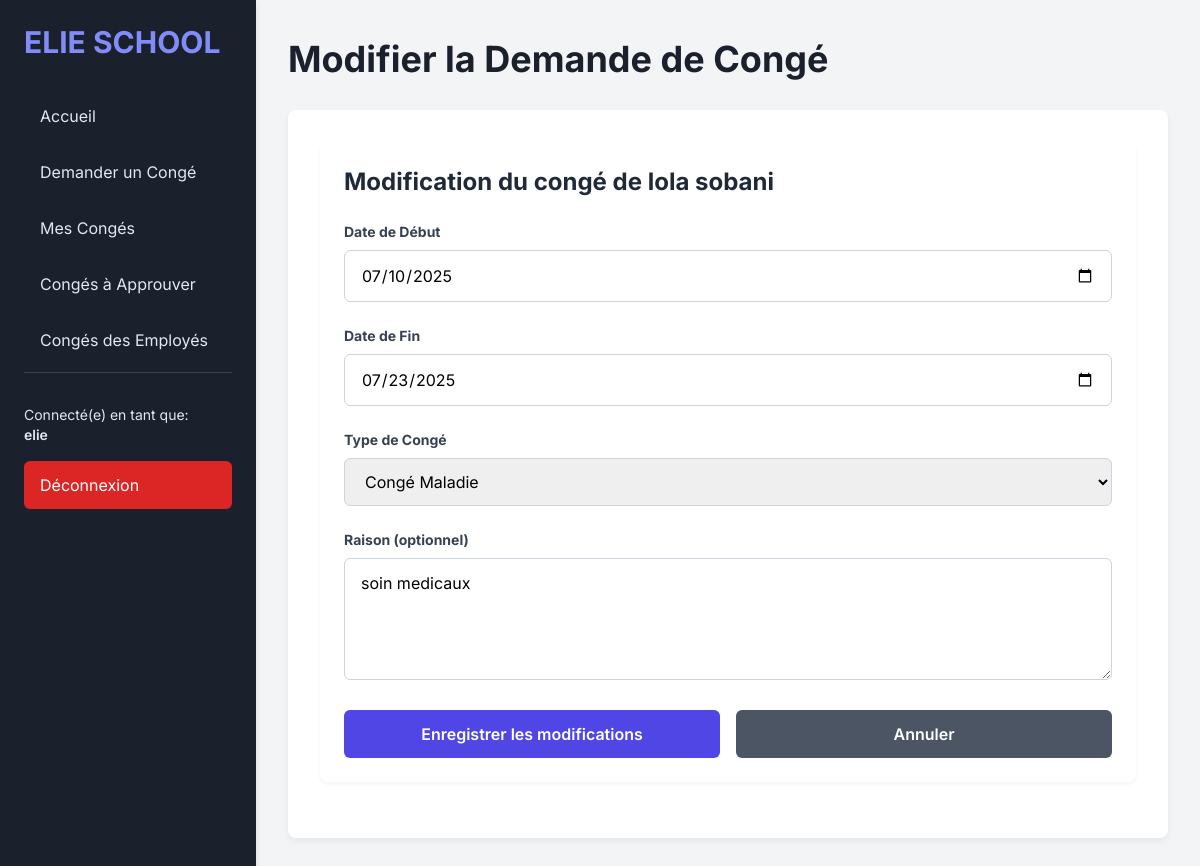
The page /leave/6/edit/ (signed in) on the database its author committed.
### leave_app/models.py (models this page shows, shortened)
class Leave(models.Model):
    LEAVE_TYPES = (
        ('VACATION', 'Congé Payé / Vacances'),
        ('SICK', 'Congé Maladie'),
        ('PERSONAL', 'Congé Personnel'),
        ('FAMILY', 'Congé Familial'),
        ('UNPAID', 'Congé Sans Solde'),
    )
    LEAVE_STATUSES = (
        ('PENDING', 'En attente'),
        ('APPROVED', 'Approuvé'),
        ('REJECTED', 'Rejeté'),
        ('CANCELLED', 'Annulé'),
    )
    employee = models.ForeignKey(Employee, on_delete=models.CASCADE, related_name='leaves', verbose_name="Employé")
    start_date = models.DateField(verbose_name="Date de Début")
    end_date = models.DateField(verbose_name="Date de Fin")
    leave_type = models.CharField(max_length=20, choices=LEAVE_TYPES, default='VACATION', verbose_name="Type de Congé")
    reason = models.TextField(blank=True, null=True, verbose_name="Raison")
    status = models.CharField(max_length=20, choices=LEAVE_STATUSES, default='PENDING', verbose_name="Statut")
    requested_at = models.DateTimeField(auto_now_add=True, verbose_name="Demandé le")
    approved_rejected_at = models.DateTimeField(blank=True, null=True, verbose_name="Approuvé/Rejeté le")
    approved_by = models.ForeignKey(User, on_delete=models.SET_NULL, null=True, blank=True, related_name='approved_leaves', verbose_name="Approuvé par")
    manager_comments = models.TextField(blank=True, null=True, verbose_name="Commentaires du Responsable")
    class Meta:
        verbose_name = "Demande de Congé"
        verbose_name_plural = "Demandes de Congé"
        ordering = ['-requested_at'] # Tri par défaut (les plus récents en premier)

class Employee(models.Model):
    user = models.OneToOneField(User, on_delete=models.CASCADE, verbose_name="Utilisateur")
    first_name = models.CharField(max_length=100, verbose_name="Prénom")
    last_name = models.CharField(max_length=100, verbose_name="Nom")
    employee_id = models.CharField(max_length=50, unique=True, verbose_name="ID Employé")
    email = models.EmailField(unique=True, verbose_name="Email")
    phone_number = models.CharField(max_length=20, blank=True, null=True, verbose_name="Numéro de Téléphone")
    date_of_hire = models.DateField(verbose_name="Date d'Embauche")
    position = models.CharField(max_length=100, verbose_name="Poste")
    department = models.CharField(max_length=100, verbose_name="Département")
    leave_balance = models.IntegerField(default=20, verbose_name="Solde de Congés")
    is_manager = models.BooleanField(default=False, verbose_name="Est Responsable") # <-- Nouveau champ
    class Meta:
        verbose_name = "Employé"
        verbose_name_plural = "Employés"
        ordering = ['last_name', 'first_name']

### leave_app/views.py (the view)
# urls.py: path('leave/<int:pk>/edit/', views.edit_leave_view, name='edit_leave'),
@login_required
@user_passes_test(is_manager_check, login_url='home')
def edit_leave_view(request, pk):
    leave = get_object_or_404(Leave, pk=pk)
    if request.method == 'POST':
        form = LeaveRequestForm(request.POST, instance=leave) # Pré-remplit le formulaire avec l'instance existante
        if form.is_valid():
            form.save() # Sauvegarde les modifications
            messages.success(request, "Le congé a été modifié avec succès.")
            return redirect('all_employees_leaves') # Redirige vers la liste de tous les congés
        else:
            messages.error(request, "Veuillez corriger les erreurs dans le formulaire.")
    else:
        form = LeaveRequestForm(instance=leave) # Affiche le formulaire pré-rempli
    context = {
        'form': form,
        'leave': leave, # Passe l'objet congé au template pour afficher les détails
    }
    return render(request, 'leave_app/edit_leave.html', context)

### leave_app/forms.py (shortened to what this page needs)
class LeaveRequestForm(forms.ModelForm):
    class Meta:
        model = Leave # Ce formulaire est basé sur le modèle Leave
        fields = ['start_date', 'end_date', 'leave_type', 'reason'] # Champs que l'utilisateur peut remplir
        widgets = {
            'start_date': forms.DateInput(attrs={'type': 'date', 'class': 'form-input'}),
            'end_date': forms.DateInput(attrs={'type': 'date', 'class': 'form-input'}),
            'leave_type': forms.Select(attrs={'class': 'form-input'}),
            'reason': forms.Textarea(attrs={'class': 'form-input', 'rows': 4}),
        }
        labels = {
            'start_date': "Date de Début",
            'end_date': "Date de Fin",
            'leave_type': "Type de Congé",
            'reason': "Raison (optionnel)",
        }

### leave_app/views.py (called while the page is built)
def is_manager_check(user):
    try:
        return user.is_authenticated and user.employee.is_manager
    except Employee.DoesNotExist:
        return False

### templates/leave_app/edit_leave.html (shortened to what this page needs)
{% extends 'base.html' %}
{% block page_title %}Modifier la Demande de Congé{% endblock %}
{% block content %}
    <div class="card">
        <h2 class="text-2xl font-bold text-gray-800 mb-4">Modification du congé de {{ leave.employee.first_name }} {{ leave.employee.last_name }}</h2>
        <form method="post" class="space-y-6">
            {% for field in form %}
                <div class="mb-4">
                    <label for="{{ field.id_for_label }}" class="block text-gray-700 text-sm font-bold mb-2">
                        {{ field.label }}
                    </label>
                    {{ field }}
                </div>
            {% endfor %}
            <div class="flex space-x-4">
                <button type="submit" class="btn-primary flex-1 bg-indigo-600 hover:bg-indigo-700">Enregistrer les modifications</button>
                <a href="{% url 'all_employees_leaves' %}" class="btn-primary flex-1 bg-gray-600 hover:bg-gray-700 text-center">Annuler</a>
            </div>
        </form>
    </div>
{% endblock %}

### templates/base.html (shortened to what this page needs)
{% load static %}
<!DOCTYPE html>
<html lang="fr">
<head>
    <script src="https://cdn.tailwindcss.com"></script>
    <link rel="stylesheet" href="{% static 'css/style.css' %}">
</head>
<body class="flex min-h-screen">
    <aside class="sidebar w-64 flex-shrink-0">
        <div class="text-3xl font-bold mb-8 text-indigo-400">ELIE SCHOOL</div>
        <nav>
            <ul>
                <li><a href="{% url 'home' %}" class="nav-link {% if request.resolver_match.url_name == 'home' %}active{% endif %}">Accueil</a></li>
                <li><a href="{% url 'request_leave' %}" class="nav-link {% if request.resolver_match.url_name == 'request_leave' %}active{% endif %}">Demander un Congé</a></li>
                <li><a href="{% url 'my_leaves' %}" class="nav-link {% if request.resolver_match.url_name == 'my_leaves' %}active{% endif %}">Mes Congés</a></li>
                <li><a href="{% url 'leaves_to_approve' %}" class="nav-link {% if request.resolver_match.url_name == 'leaves_to_approve' %}active{% endif %}">Congés à Approuver</a></li>
                <li><a href="{% url 'all_employees_leaves' %}" class="nav-link {% if request.resolver_match.url_name == 'all_employees_leaves' %}active{% endif %}">Congés des Employés</a></li>
            </ul>
        </nav>
        <div class="mt-auto pt-8 border-t border-gray-700">
            {% if user.is_authenticated %}
                <p class="text-sm">Connecté(e) en tant que: <br><span class="font-semibold">{{ user.username }}</span></p>
                <a href="{% url 'logout' %}" class="nav-link mt-4 bg-red-600 hover:bg-red-700 text-white">Déconnexion</a>
            {% else %}
                <a href="{% url 'login' %}" class="nav-link bg-green-600 hover:bg-green-700 text-white">Connexion</a>
                <a href="{% url 'register' %}" class="nav-link mt-2 bg-blue-600 hover:bg-blue-700 text-white">S'inscrire</a>
            {% endif %}
        </div>
    </aside>
    <main class="flex-grow p-8">
        <div class="max-w-4xl mx-auto">
            <h1 class="header-title">{% block page_title %}{% endblock %}</h1>
            <div class="content-area">
                {% block content %}{% endblock %}
            </div>
        </div>
    </main>
</body>
</html>

### static/css/style.css (style rules this page uses)
body { font-family: 'Inter', sans-serif; background-color: #f3f4f6; }
.sidebar { background-color: #1a202c; color: #e2e8f0; min-height: 100vh; padding: 1.5rem; box-shadow: 0 4px 6px rgba(0, 0, 0, 0.1); }
.content-area { background-color: #ffffff; padding: 2rem; box-shadow: 0 4px 6px rgba(0, 0, 0, 0.05); border-radius: 0.5rem; }
.nav-link { display: block; padding: 0.75rem 1rem; margin-bottom: 0.5rem; border-radius: 0.375rem; transition: background-color 0.2s ease-in-out; }
.header-title { color: #1a202c; font-size: 2.25rem; font-weight: 700; margin-bottom: 1.5rem; }
.card { background-color: #ffffff; border-radius: 0.5rem; box-shadow: 0 2px 4px rgba(0, 0, 0, 0.05); padding: 1.5rem; margin-bottom: 1.5rem; }
.btn-primary { background-color: #4c51bf; color: white; padding: 0.75rem 1.5rem; border-radius: 0.375rem; font-weight: 600; transition: background-color 0.2s ease-in-out; }
.form-input { border: 1px solid #cbd5e0; border-radius: 0.375rem; padding: 0.75rem 1rem; width: 100%; transition: border-color 0.2s ease-in-out, box-shadow 0.2s ease-in-out; }

### rows shown on the page
Leave: employee.first_name "lola", employee.last_name "sobani", form "07/10/2025" "07/23/2025" "Congé Maladie" "soin medicaux"

### other values the page prints
{{ user.username }} "elie"
{{ field.label }} "Date de Début" "Date de Fin" "Type de Congé" "Raison (optionnel)"
